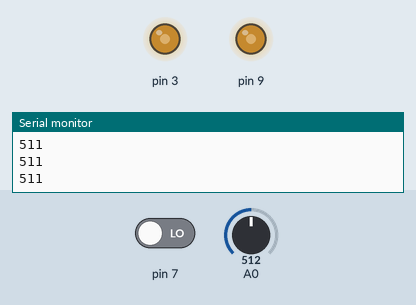
This sketch was run on a simulated Arduino Uno, built with avr-gcc and run on an emulated ATmega328P. Shown: output pins drawn as LEDs (lit = HIGH), the last lines printed to the serial monitor. The inputs (shaded band) are chosen by the test bench; at power-on: A0 = 512, pin 7 LOW.

Above: at 1.2 s.
1.3 s: A0 set to 306
At 1.6 s:
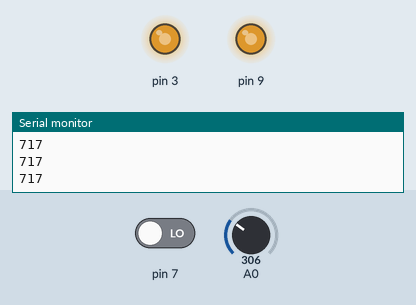
2.8 s: A0 set to 122
At 4.0 s:
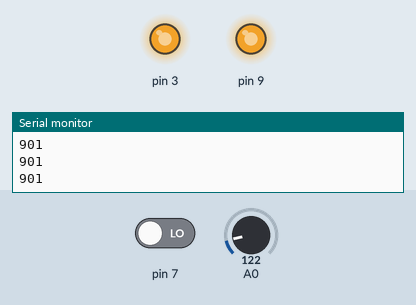
4.3 s: A0 set to 900
At 5.2 s:
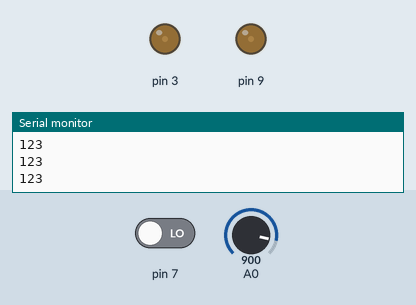
5.8 s: A0 set to 1023
At 6.3 s:
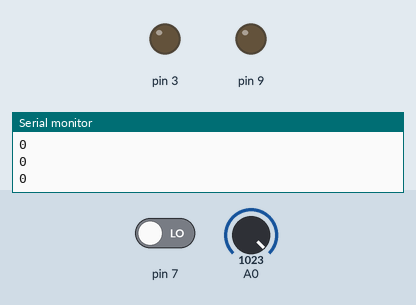
Timing chart, 0 to 8.3 s (numbered marks = the images above; inputs shaded):
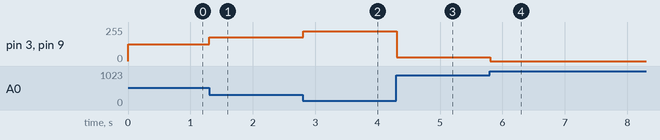

Measured:
- after the input at 1.3 s, pin 3, pin 9: 127/255 → 179/255 at once
- after the input at 2.8 s, pin 3, pin 9: 179/255 → 225/255 at once
- after the input at 4.3 s, pin 3, pin 9: 225/255 → 30/255 at once
- after the input at 5.8 s, pin 3, pin 9: 30/255 → 0/255 at once

The sketch:

tareita_mari_diaz_clase5.ino
```cpp
int estadoPulsador;
int estadoPerilla;
int luz;
int luz2;

void setup() {
  // put your setup code here, to run once:

 pinMode(7, INPUT);
 Serial.begin(9600);
 pinMode(9, OUTPUT);
 pinMode(3, OUTPUT);
}

void loop() {
  // put your main code here, to run repeatedly:
 estadoPulsador = digitalRead(7);
 //Serial.println(estadoPulsador);

 estadoPerilla = 1023 - analogRead(A0);
 Serial.println(estadoPerilla);

 luz = estadoPerilla / 4;


 analogWrite(9, luz);
 luz2 = estadoPerilla / 4;


 analogWrite(3, luz2);

}
```
